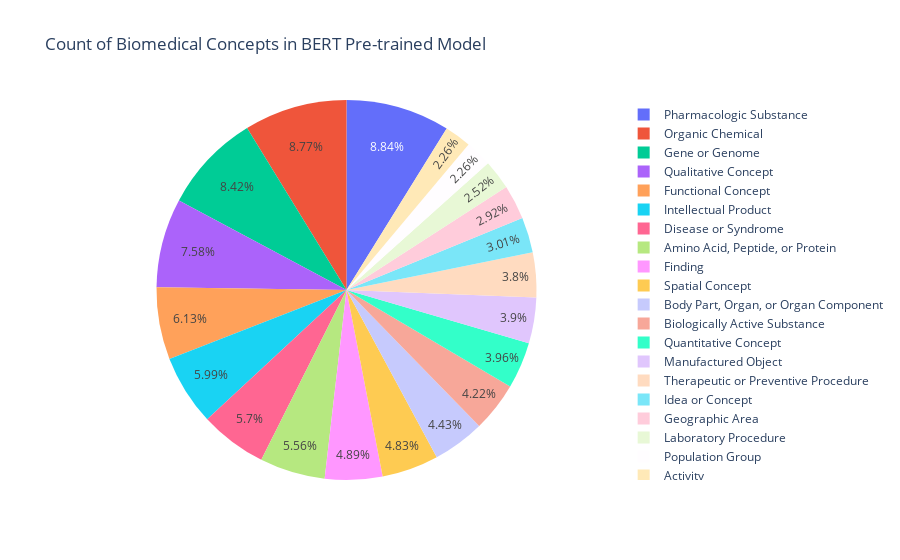

Notebook code cell kept with this figure:
### Code cell
import plotly.express as px
fig = px.pie(concept_df.head(20), values='count', names='concept', title='Count of Biomedical Concepts in BERT Pre-trained Model')
fig.show()

### Figure 1 — Plotly figure (JSON) as saved in the notebook; plotly's stock layout.template omitted (floating-point values rounded to 4 significant figures)
{"data": [{"domain": {"x": [0, 1], "y": [0, 1]}, "hovertemplate": "concept=%{label}<br>count=%{value}<extra></extra>", "labels": ["Pharmacologic Substance", "Organic Chemical", "Gene or Genome", "Qualitative Concept", "Functional Concept", "Intellectual Product", "Disease or Syndrome", "Amino Acid, Peptide, or Protein", "Finding", "Spatial Concept", "Body Part, Organ, or Organ Component", "Biologically Active Substance", "Quantitative Concept", "Manufactured Object", "Therapeutic or Preventive Procedure", "Idea or Concept", "Geographic Area", "Laboratory Procedure", "Population Group", "Activity"], "legendgroup": "", "name": "", "showlegend": true, "type": "pie", "values": [1128, 1119, 1075, 968, 783, 765, 727, 710, 624, 616, 565, 538, 505, 498, 485, 384, 373, 322, 289, 289]}], "layout": {"legend": {"tracegroupgap": 0}, "title": {"text": "Count of Biomedical Concepts in BERT Pre-trained Model"}}}
